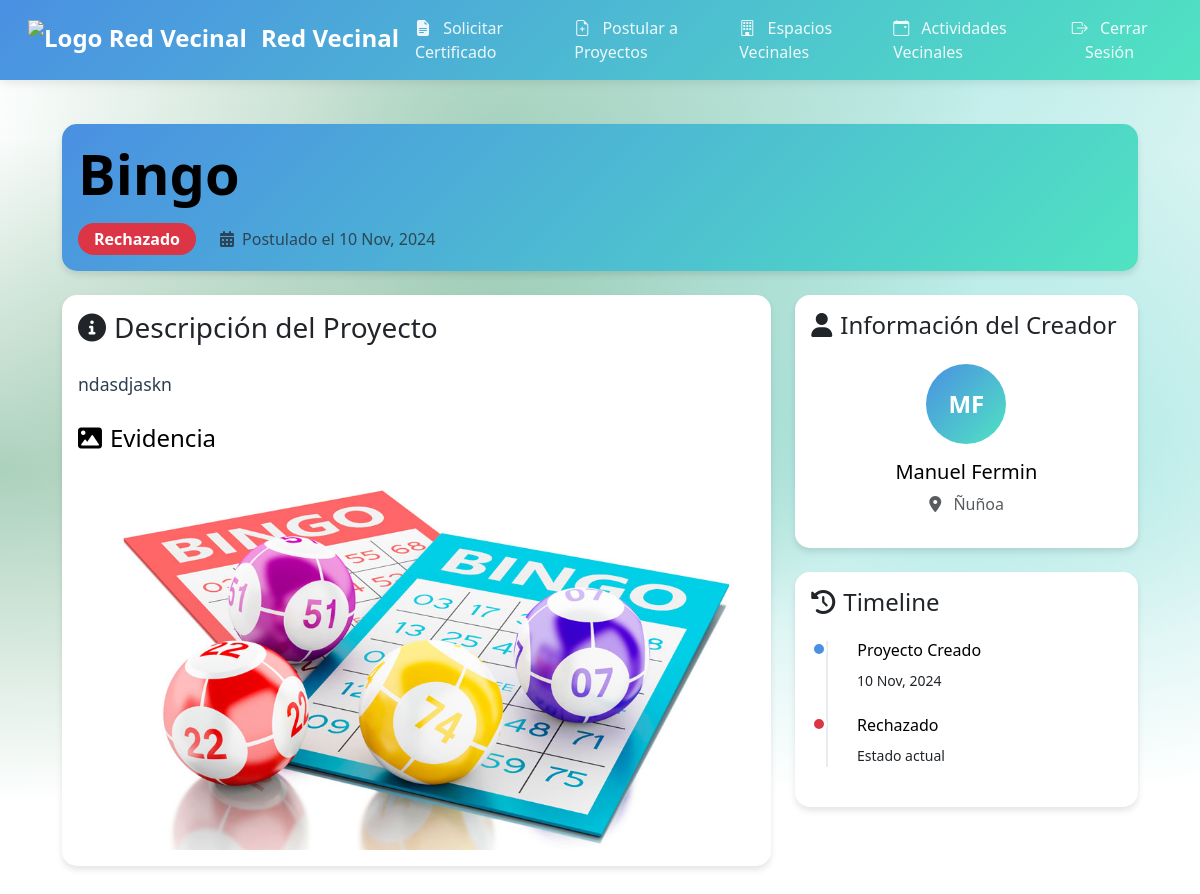
The app's page /proyectos/10/ (signed in) with its own data.
### junta_vecinos/models.py (models this page shows, shortened)
class ProyectoVecinal(models.Model):
    ESTADO_CHOICES = [
        ('pendiente', 'Pendiente'),
        ('aprobado', 'Aprobado'),
        ('rechazado', 'Rechazado'),
    ]
    vecino = models.ForeignKey(Vecino, on_delete=models.CASCADE)
    propuesta = models.CharField(max_length=255)  # Cambiado de titulo a propuesta
    descripcion = models.TextField()
    fecha_postulacion = models.DateField(auto_now_add=True)
    estado = models.CharField(max_length=10, choices=ESTADO_CHOICES, default='pendiente')
    evidencia = models.ImageField(upload_to='evidencias/', blank=True, null=True)  # Campo evidencia
    razon_rechazo = models.TextField(null=True, blank=True)

class Vecino(models.Model):
    COMUNA_CHOICES = [
        ('ÑUÑOA', 'Ñuñoa'),
        ('PUENTE_ALTO', 'Puente Alto'),
        ('LA_FLORIDA', 'La Florida'),
    ]
    user = models.OneToOneField(User, on_delete=models.CASCADE)
    nombres = models.CharField(max_length=255)
    apellidos = models.CharField(max_length=255)
    direccion = models.CharField(max_length=255)
    telefono = models.CharField(max_length=15)
    fecha_nacimiento = models.DateField()
    rut = models.CharField(max_length=12, unique=True)
    comuna = models.CharField(max_length=20, choices=COMUNA_CHOICES, default='ÑUÑOA')
    administrador = models.ForeignKey(AdministradorComuna, on_delete=models.SET_NULL, null=True, related_name='vecinos')

### junta_vecinos/views.py (the view)
# urls.py: path('proyectos/<int:proyecto_id>/', views.detalle_proyecto, name='detalle_proyecto'),
@login_required
def detalle_proyecto(request, proyecto_id):
    proyecto = get_object_or_404(ProyectoVecinal, id=proyecto_id)
    if hasattr(request.user, 'administradorcomuna'):
        admin = request.user.administradorcomuna
        if proyecto.vecino.comuna == admin.comuna:
            return render(request, 'junta_vecinos/detalle_proyecto.html', {
                'proyecto': proyecto
            })
    try:
        vecino_solicitante = request.user.vecino
        if (request.user == proyecto.vecino.user or
            (vecino_solicitante.comuna == proyecto.vecino.comuna and
             proyecto.estado == 'aprobado')):
            return render(request, 'junta_vecinos/detalle_proyecto.html', {
                'proyecto': proyecto
            })
    except Vecino.DoesNotExist:
        pass
    messages.error(request, "No tienes permiso para ver este proyecto.")
    return redirect('index')

### junta_vecinos/templates/junta_vecinos/detalle_proyecto.html (shortened to what this page needs)
{% extends 'junta_vecinos/base.html' %}
{% block content %}
<div class="container mt-4 news-section">
    <div class="project-detail-container">
        <div class="card mb-4 project-header">
            <div class="card-body">
                <div class="d-flex justify-content-between align-items-start">
                    <div>
                        <h1 class="display-4 mb-3">{{ proyecto.propuesta }}</h1>
                        <div class="project-meta">
                            <span class="badge rounded-pill
                                {% if proyecto.estado == 'aprobado' %}bg-success
                                {% elif proyecto.estado == 'rechazado' %}bg-danger
                                {% else %}bg-warning{% endif %} p-2 px-3 me-2">
                                {{ proyecto.get_estado_display }}
                            </span>
                            <span class="text-muted">
                                <i class="fas fa-calendar-alt me-1"></i>
                                Postulado el {{ proyecto.fecha_postulacion|date:"d M, Y" }}
                            </span>
                        </div>
                    </div>
                </div>
            </div>
        </div>
        <div class="row">
            <div class="col-lg-8">
                <div class="card mb-4 project-details">
                    <div class="card-body">
                        <h3 class="card-title mb-4">
                            <i class="fas fa-info-circle me-2"></i>Descripción del Proyecto
                        </h3>
                        <div class="project-description">
                            {{ proyecto.descripcion|linebreaks }}
                        </div>
                        {% if proyecto.evidencia %}
                        <div class="evidence-section mt-4">
                            <h4 class="mb-3">
                                <i class="fas fa-image me-2"></i>Evidencia
                            </h4>
                            <div class="evidence-container">
                                <img src="{{ proyecto.evidencia.url }}"
                                     alt="Evidencia del proyecto"
                                     class="img-fluid rounded shadow-sm evidence-image"
                                     onclick="openImageModal(this.src)">
                            </div>
                        </div>
                        {% endif %}
                    </div>
                </div>
            </div>
            <div class="col-lg-4">
                <div class="card mb-4 project-sidebar">
                    <div class="card-body">
                        <h4 class="card-title mb-4">
                            <i class="fas fa-user me-2"></i>Información del Creador
                        </h4>
                        <div class="creator-info">
                            <div class="creator-avatar mb-3">
                                <div class="avatar-placeholder">
                                    {{ proyecto.vecino.nombres|first }}{{ proyecto.vecino.apellidos|first }}
                                </div>
                            </div>
                            <h5 class="creator-name">{{ proyecto.vecino.nombres }} {{ proyecto.vecino.apellidos }}</h5>
                            <p class="text-muted">
                                <i class="fas fa-map-marker-alt me-2"></i>
                                {{ proyecto.vecino.get_comuna_display }}
                            </p>
                        </div>
                    </div>
                </div>
                <div class="card project-timeline">
                    <div class="card-body">
                        <h4 class="card-title mb-4">
                            <i class="fas fa-history me-2"></i>Timeline
                        </h4>
                        <div class="timeline">
                            <div class="timeline-item active">
                                <div class="timeline-marker"></div>
                                <div class="timeline-content">
                                    <h6>Proyecto Creado</h6>
                                    <small>{{ proyecto.fecha_postulacion|date:"d M, Y" }}</small>
                                </div>
                            </div>
                            {% if proyecto.estado != 'pendiente' %}
                            <div class="timeline-item {% if proyecto.estado == 'aprobado' %}success{% elif proyecto.estado == 'rechazado' %}danger{% endif %}">
                                <div class="timeline-marker"></div>
                                <div class="timeline-content">
                                    <h6>{{ proyecto.get_estado_display }}</h6>
                                    <small>Estado actual</small>
                                </div>
                            </div>
                            {% endif %}
                        </div>
                    </div>
                </div>
            </div>
        </div>
    </div>
</div>
{% endblock %}

### junta_vecinos/static/css/styles.css (style rules this page uses)
:root { --primary-color: #4a90e2; --secondary-color: #50e3c2; --accent-color: #f39c12; --background-color: #f5f7fa; --text-color: #333333; }
body { background: linear-gradient(135deg, #f5f7fa 25%, #e8f0fe 75%); background-image: radial-gradient(at 40% 20%, rgba(46, 139, 87, 0.40) 0px, transparent 50%), radial-gradient(at 80% 0%, rgba(78, 205, 196, 0.40) 0px, transparent 50%), radial-gradient(at 0% 50%, rgba(46, 139, 87, 0.40) 0px, transparent 50%), radial-gradient(at 80% 50%, rgba(78, 205, 196, 0.40) 0px, transparent 50%); min-height: 100vh; }
.card { border: none; border-radius: 15px; box-shadow: 0 4px 6px rgba(0,0,0,0.1); transition: all 0.3s ease; }
h1, h2, h3, h4, h5, h6 { color: black; }
.animated { animation-duration: 0.3s; animation-fill-mode: both; }
.fadeIn { animation-name: fadeIn; }
:root { --gradient-primary: linear-gradient(135deg, #4a90e2, #50e3c2); --gradient-secondary: linear-gradient(135deg, #f39c12, #e74c3c); --shadow-sm: 0 2px 4px rgba(0,0,0,0.1); --shadow-md: 0 4px 6px rgba(0,0,0,0.1); --shadow-lg: 0 10px 15px rgba(0,0,0,0.1); --transition-base: all 0.3s ease; }
.card { overflow: hidden; margin-bottom: 1.5rem; animation: fadeInScale 0.6s ease-out; }
.card-body { position: relative; z-index: 1; }
.card::before { content: ''; position: absolute; top: 0; left: 0; width: 100%; height: 100%; background: var(--gradient-primary); opacity: 0; transition: var(--transition-base); z-index: 0; }
.card img { transition: var(--transition-base); }
.news-section { max-width: 1200px; margin: 2rem auto; padding: 20px; }

### junta_vecinos/templates/junta_vecinos/detalle_proyecto.html (style rules this page uses)
.project-detail-container { animation: fadeInScale 0.6s ease-out; }
.project-header { background: var(--gradient-primary); color: white; border: none; }
.project-header h1 { font-weight: 700; }
.project-meta { display: flex; align-items: center; flex-wrap: wrap; gap: 1rem; }
.badge { font-size: 1rem; }
.project-description { font-size: 1.1rem; line-height: 1.8; color: #2c3e50; }
.evidence-container { position: relative; overflow: hidden; border-radius: 10px; cursor: pointer; }
.evidence-image { transition: transform 0.3s ease; }
.creator-info { text-align: center; }
.avatar-placeholder { width: 80px; height: 80px; background: var(--gradient-primary); color: white; border-radius: 50%; display: flex; align-items: center; justify-content: center; font-size: 1.5rem; font-weight: bold; margin: 0 auto; }
.timeline { position: relative; padding-left: 30px; }
.timeline::before { content: ''; position: absolute; left: 15px; top: 0; height: 100%; width: 2px; background: #e9ecef; }
.timeline-item { position: relative; margin-bottom: 1.5rem; }
.timeline-marker { position: absolute; left: -30px; width: 16px; height: 16px; border-radius: 50%; background: var(--primary-color); border: 3px solid white; }
.timeline-item.danger .timeline-marker { background: var(--bs-danger); }
.timeline-content { padding-left: 1rem; }

### records on screen
ProyectoVecinal: propuesta "Bingo", estado "Rechazado", fecha_postulacion "10 Nov, 2024", descripcion "ndasdjaskn", evidencia (picture), vecino.nombres|first "M", vecino.apellidos|first "F", vecino.nombres "Manuel", vecino.apellidos "Fermin", vecino.comuna "Ñuñoa"
